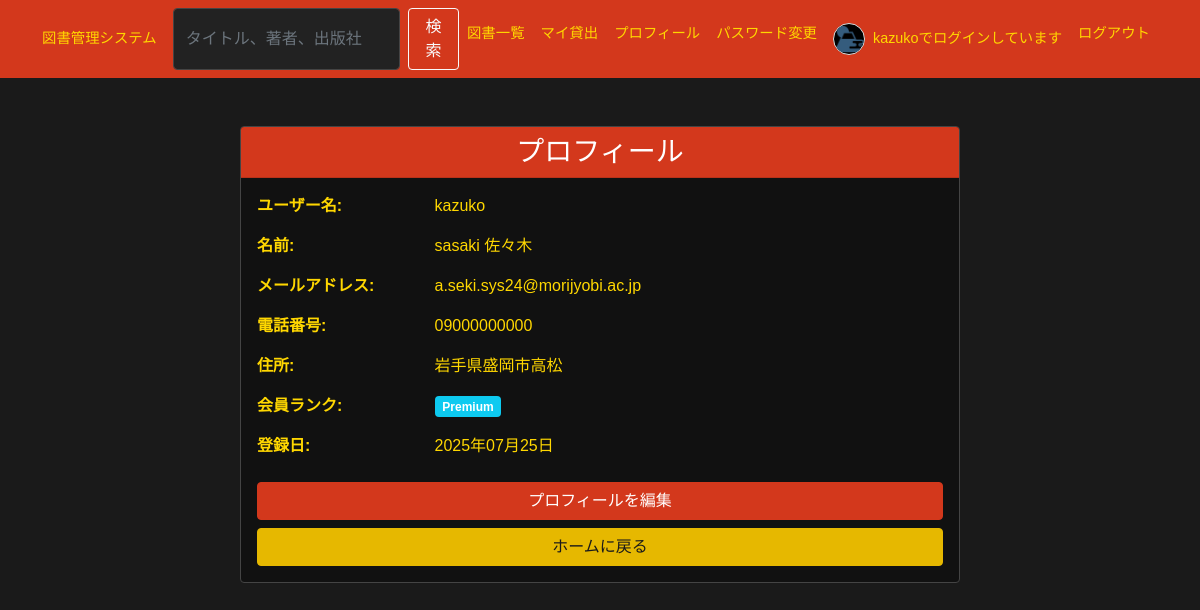
The app's page /profile/ (signed in) with its own data.
### book_management/models.py (models this page shows, shortened)
class Member(models.Model):
    MEMBERSHIP_TYPE_CHOICES = [
        ('regular', '一般会員'),
        ('student', '学生会員'),
        ('staff', 'スタッフ'),
        ('premium', 'プレミアム会員'),
    ]
    membership_level = models.CharField(
        max_length=10,
        choices=MEMBERSHIP_TYPE_CHOICES,
        default='regular',
        verbose_name='会員ランク',
    )
    member_id = models.AutoField(primary_key=True)
    user = models.OneToOneField(User, on_delete=models.CASCADE)
    phone_number = models.CharField(
        max_length=15,
        null=True,
        blank=True,
        help_text="電話番号（ハイフンなし）"
    )
    postal_code = models.CharField(
        max_length=8,
        null=True,
        blank=True,
        help_text="郵便番号"
    )
    address = models.TextField(
        null=True,
        blank=True,
        help_text="住所"
    )
    membership_type = models.CharField(
        max_length=20,
        choices=MEMBERSHIP_TYPE_CHOICES,
        default='regular'
    )
    membership_start_date = models.DateField(auto_now_add=True)
    membership_expity_date = models.DateField(null=True, blank=True)
    profile_image = models.ImageField(
        upload_to='member_profiles/',
        null=True,
        blank=True,
        help_text="プロフィール画像"
    )
    is_active = models.BooleanField(default=True)
    created_at = models.DateTimeField(auto_now_add=True)
    updated_at = models.DateTimeField(auto_now=True)

### book_management/views.py (the view)
# urls.py: path('profile/', views.profile_view, name = 'profile'),
@login_required
def profile_view(request):
    try:
        member = request.user.member
    except Member.DoesNotExist:
        member = None
    context = {
        'user': request.user,
        'member': member,
        'membership_level':member.get_membership_level_display() if member else '未設定',
    }
    return render(request, 'book_management/profile.html', context)

### templates/book_management/profile.html (shortened to what this page needs)
{% extends 'base.html' %}
{% load django_bootstrap5 %}
{% block content %}
<div class="container mt-5">
    <div class="row justify-content-center">
        <div class="col-md-8">
            <div class="card">
                <div class="card-header">
                    <h3 class="text-center mb-0">プロフィール</h3>
                </div>
                <div class="card-body">
                    <div class="row mb-3">
                        <div class="col-sm-3"><strong>ユーザー名:</strong></div>
                        <div class="col-sm-9">{{ user.username }}</div>
                    </div>
                    <div class="row mb-3">
                        <div class="col-sm-3"><strong>名前:</strong></div>
                        <div class="col-sm-9">
                            {% if user.first_name or user.last_name %}
                                {{ user.last_name }} {{ user.first_name }}
                            {% else %}
                                未設定
                            {% endif %}
                        </div>
                    </div>
                    <div class="row mb-3">
                        <div class="col-sm-3"><strong>メールアドレス:</strong></div>
                        <div class="col-sm-9">{{ user.email|default:"未設定" }}</div>
                    </div>
                    <div class="row mb-3">
                        <div class="col-sm-3"><strong>電話番号:</strong></div>
                        <div class="col-sm-9">{{ member.phone_number|default:"未設定" }}</div>
                    </div>
                    <div class="row mb-3">
                        <div class="col-sm-3"><strong>住所:</strong></div>
                        <div class="col-sm-9">{{ member.address|default:"未設定" }}</div>
                    </div>
                    <div class="row mb-3">
                        <div class="col-sm-3"><strong>会員ランク:</strong></div>
                        <div class="col-sm-9">
                            <span class="badge {% if membership_level == 'プレミアム会員' %}bg-success{% else %}bg-info{% endif %}">
                                {{ membership_level }}
                            </span>
                        </div>
                    </div>
                    <div class="row mb-3">
                        <div class="col-sm-3"><strong>登録日:</strong></div>
                        <div class="col-sm-9">{{ user.date_joined|date:"Y年m月d日" }}</div>
                    </div>
                    <div class="d-grid gap-2 mt-4">
                        <a href="{% url 'book_management:profile_edit' %}" class="btn btn-primary">プロフィールを編集</a>
                        <a href="{% url 'book_management:index' %}" class="btn btn-secondary">ホームに戻る</a>
                    </div>
                </div>
            </div>
        </div>
    </div>
</div>
{% endblock %}

### templates/base.html (shortened to what this page needs)
<!DOCTYPE html>
<html lang="ja">
<head>
    <link href="https://cdn.jsdelivr.net/npm/bootstrap@5.1.3/dist/css/bootstrap.min.css" rel="stylesheet">
</head>
<body>
    <nav class="navbar navbar-expand-lg navbar-dark">
        <div class="container">
            <a class="navbar-brand" href="{% url 'book_management:index' %}">図書管理システム</a>
            <form class="d-flex" action="{% url 'book_management:search_books' %}" method="get">
                <input class="form-control me-2" type="search" placeholder="タイトル、著者、出版社" aria-label="Search" name="q" value="{{ request.GET.q|default:'' }}">
                <button class="btn btn-outline-light" type="submit">検索</button>
            </form>
            <div class="navbar-nav ms-auto">
                <a class="nav-link" href="{% url 'book_management:book_list' %}">図書一覧</a>
                {% if user.is_authenticated %}
                    <a class="nav-link" href="{% url 'book_management:my_rentals' %}">マイ貸出</a>
                    <a class="nav-link" href="{% url 'book_management:profile' %}">プロフィール</a>
                    <a class="nav-link" href="{% url 'accounts:password_change' %}">パスワード変更</a>
                    <span class="nav-link active d-flex align-items-center">
                        {% if user.member and user.member.profile_image %}
                            <img src="{{ user.member.profile_image.url }}" alt="{{ user.username }}のプロフィール画像" class="profile-icon">
                        {% else %}
                            <img src="/placeholder.svg?height=32&width=32&text=👤" alt="デフォルトアイコン" class="profile-icon">
                        {% endif %}
                        {{ user.username }}でログインしています
                    </span>
                    <a href="{% url 'logout' %}" class="nav-link active">ログアウト</a>
                {% else %}
                    <a href="{% url 'login' %}" class="nav-link active">ログイン</a>
                    <a href="{% url 'accounts:signup' %}" class="nav-link active">新規登録</a>
                {% endif %}
            </div>
        </div>
    </nav>
    <div class="container mt-4">
        {% block content %}
        {% endblock %}
    </div>
</body>
</html>

### templates/base.html (style rules this page uses)
span { color: var(--text-color); }
.profile-icon { width: 32px; height: 32px; border-radius: 50%; object-fit: cover; margin-right: 8px; border: 1px solid #ddd; background-color: #000; }
:root { --primary-color: #d3381c; --primary-color-dark: #b02e17; --secondary-color: #ffd700; --secondary-color-dark: #e6b800; --text-color: #ffd700; --background-color: #1a1a1a; --white-color: #fff; --border-color: #444; }
body { font-family: 'Arial', sans-serif; color: var(--text-color); background-color: var(--background-color); }
.btn-primary { background-color: var(--primary-color); border-color: var(--primary-color); color: var(--white-color); }
.btn-secondary { background-color: var(--secondary-color-dark); border-color: var(--secondary-color-dark); color: var(--background-color); }
.card { background-color: #111; color: var(--text-color); border: 1px solid var(--border-color); }
.card-header { background-color: var(--primary-color); color: var(--white-color); }
.navbar { background-color: var(--primary-color) !important; }
.navbar-brand, .nav-link { color: var(--secondary-color) !important; }
.navbar .nav-link, .navbar .navbar-brand { font-size: 0.9rem; white-space: nowrap; }
.form-control { background-color: #222; color: var(--text-color); border: 1px solid var(--border-color); }

### records on screen
Member: phone_number "09000000000", address "岩手県盛岡市高松", membership_level "Premium"

### other values on screen
{{ user.username }} "kazuko"
{{ user.last_name }} "sasaki"
{{ user.first_name }} "佐々木"
{{ user.email|default:"未設定" }} "a.seki.sys24@morijyobi.ac.jp"
{{ user.date_joined|date:"Y年m月d日" }} "2025年07月25日"
